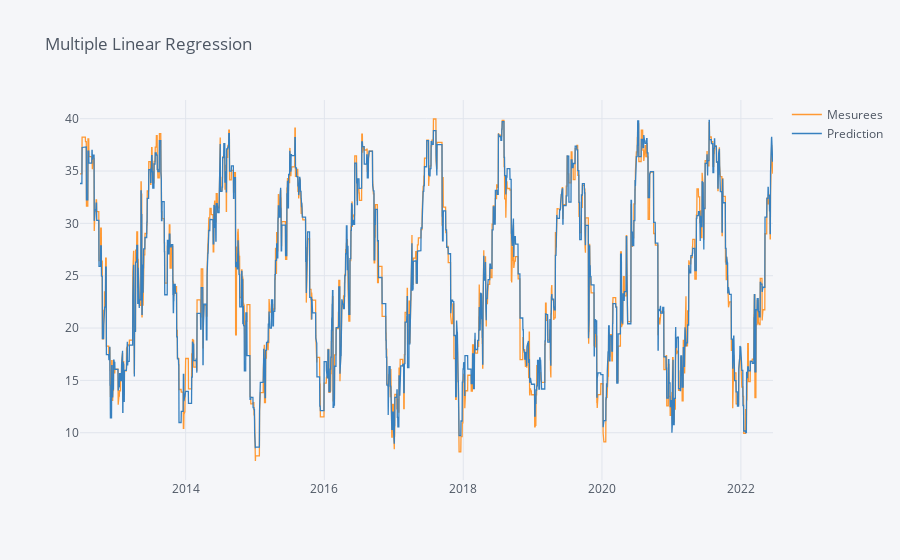

This figure's notebook cell:
### Code cell
pd.DataFrame({'Mesurees':test_y,'Prediction':prediction})['2012':'2022'].resample('D').fillna(method='pad').iplot(title='Multiple Linear Regression ',subplots=False)

### Figure 1 — Plotly figure (JSON) as saved in the notebook; plotly's stock layout.template omitted (floating-point values rounded to 4 significant figures; data arrays with more than 128 entries replaced by an {"elided": "..."} marker saying what was removed)
{"data": [{"line": {"color": "rgba(255, 153, 51, 1.0)", "dash": "solid", "shape": "linear", "width": 1.3}, "mode": "lines", "name": "Mesurees", "text": "", "type": "scatter", "x": {"elided": "3648 str values"}, "y": {"elided": "3648 float values"}}, {"line": {"color": "rgba(55, 128, 191, 1.0)", "dash": "solid", "shape": "linear", "width": 1.3}, "mode": "lines", "name": "Prediction", "text": "", "type": "scatter", "x": {"elided": "3648 str values"}, "y": {"elided": "3648 float values"}}], "layout": {"legend": {"bgcolor": "#F5F6F9", "font": {"color": "#4D5663"}}, "paper_bgcolor": "#F5F6F9", "plot_bgcolor": "#F5F6F9", "title": {"font": {"color": "#4D5663"}, "text": "Multiple Linear Regression "}, "xaxis": {"gridcolor": "#E1E5ED", "showgrid": true, "tickfont": {"color": "#4D5663"}, "title": {"font": {"color": "#4D5663"}, "text": ""}, "zerolinecolor": "#E1E5ED"}, "yaxis": {"gridcolor": "#E1E5ED", "showgrid": true, "tickfont": {"color": "#4D5663"}, "title": {"font": {"color": "#4D5663"}, "text": ""}, "zerolinecolor": "#E1E5ED"}}}
